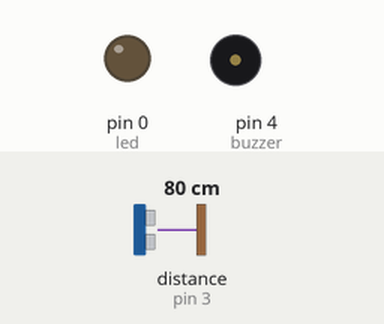
Bench run of a sketch on a simulated Arduino Uno, built with avr-gcc and run on an emulated ATmega328P. On the bench: output pins drawn as LEDs (lit = HIGH), buzzer (waves = sounding, pin HIGH). Wiring (inferred from the names in the program): ultrasonic range finder: trigger pin 2; echo pin 3. Inputs (shaded band) come from the test bench; at power-on: distance to the obstacle (sensor on pin 3) 80 cm. The echo pulse lasts 58.3 µs per cm; pins used as bus, display or sensor lines are not drawn.

Above: at 1.2 s.
1.3 s: distance to the obstacle (sensor on pin 3) set to 45 cm
2.8 s: distance to the obstacle (sensor on pin 3) set to 36 cm
At 3.06 s:
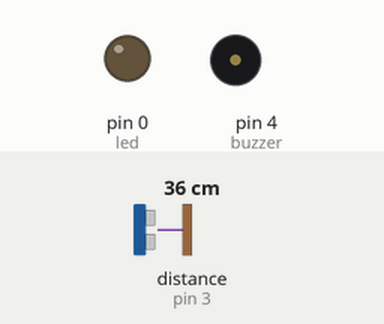
5.8 s: distance to the obstacle (sensor on pin 3) set to 24 cm
At 6.35 s:
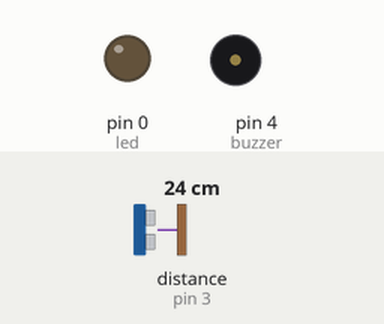
8.8 s: distance to the obstacle (sensor on pin 3) set to 19 cm
At 9.23 s:
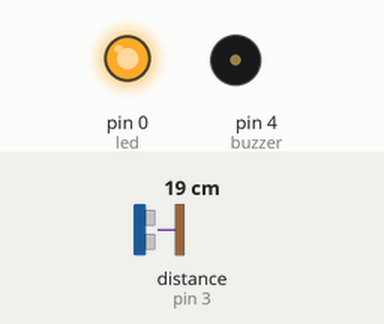
11.8 s: distance to the obstacle (sensor on pin 3) set to 4 cm
14.8 s: distance to the obstacle (sensor on pin 3) set to 2 cm
At 16.3 s:
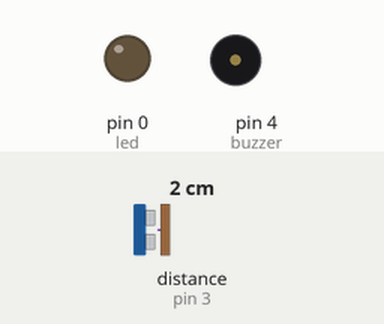
Timing chart, 0 to 17.3 s (numbered marks = the images above; inputs shaded):
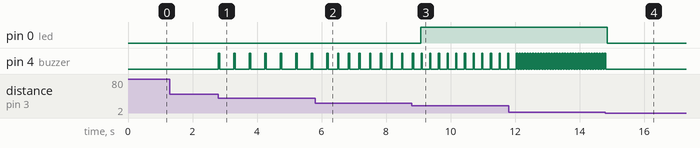

Measured:
- the behaviour switches between 41 and 40 cm on distance to the obstacle (sensor on pin 3) (found by bisection; images 0 and 1)
- the behaviour switches between 21 and 20 cm on distance to the obstacle (sensor on pin 3) (found by bisection; images 2 and 3)
- the behaviour switches between 3 and 2 cm on distance to the obstacle (sensor on pin 3) (found by bisection; images 3 and 4)
- after the input at 1.3 s, every drawn part: stays the same
- after the input at 2.8 s, pin 4 (buzzer): alternates HIGH for 0.04 s and LOW for 0.44 s, starting at once
- after the input at 5.8 s, pin 4 (buzzer): alternates HIGH for 0.04 s and LOW for 0.29 s, starting after 0.70 s
- after the input at 8.8 s, pin 0 (led): LOW → HIGH after 0.28 s
- after the input at 14.8 s, pin 0 (led): HIGH → LOW after 0.06 s; pin 4 (buzzer): goes on until 14.8 s, then stays LOW

The sketch:

appVS.ino
```cpp
//Programa 1
#define buzzer 4
#define led 0
const int Trigger = 2; //Pin digital 2 para el Trigger del sensor
const int Echo = 3;    //Pin digital 3 para el Echo del sensor
int pauseTime = 0;
int sensorR12Area2 = 0;

void setup()
{
    //Serial.begin(9600);//iniciailzamos la comunicación
    pinMode(Trigger, OUTPUT);   //pin como salida
    pinMode(led, OUTPUT);       //pin como salida
    pinMode(buzzer, OUTPUT);    //pin como salida
    pinMode(Echo, INPUT);       //pin como entrada
    digitalWrite(Trigger, LOW); //Inicializamos el pin con 0
}

void loop()
{

    long t; //timepo que demora en llegar el eco
    long d; //distancia en centimetros
    /* digitalWrite(buzzer, HIGH); */

    digitalWrite(Trigger, HIGH);
    delayMicroseconds(10); //Enviamos un pulso de 10us
    digitalWrite(Trigger, LOW);

    t = pulseIn(Echo, HIGH, 6000); //obtenemos el ancho del pulso
    d = t / 59;                    //escalamos el tiempo a una distancia en cm
    if ((d < 40) && (d > 1))
    {
        pauseTime = map(d, 0, 40, 5, 500);
        digitalWrite(buzzer, HIGH);
        delay(40);
        digitalWrite(buzzer, LOW);
        delay(pauseTime);
    }
    else
    {
        d = 100;
    }
    if (d < 20)
    {
        digitalWrite(led, HIGH);
    }
    else
    {
        digitalWrite(led, LOW);
    }

    //  Serial.print("Distancia: ");
    //  Serial.print(d);      //Enviamos serialmente el valor de la distancia
    //  Serial.print("cm");
    //  Serial.println();
    //delay(100);          //Hacemos una pausa de 100ms
}
```
